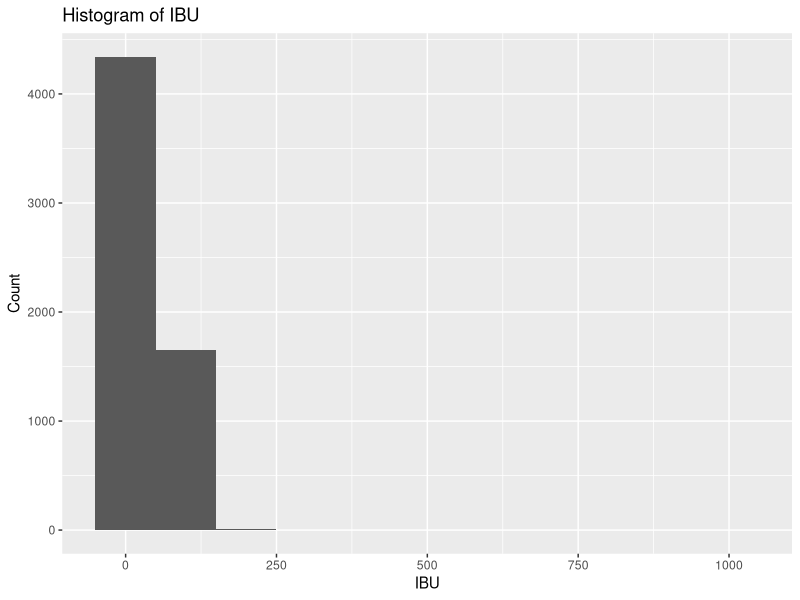
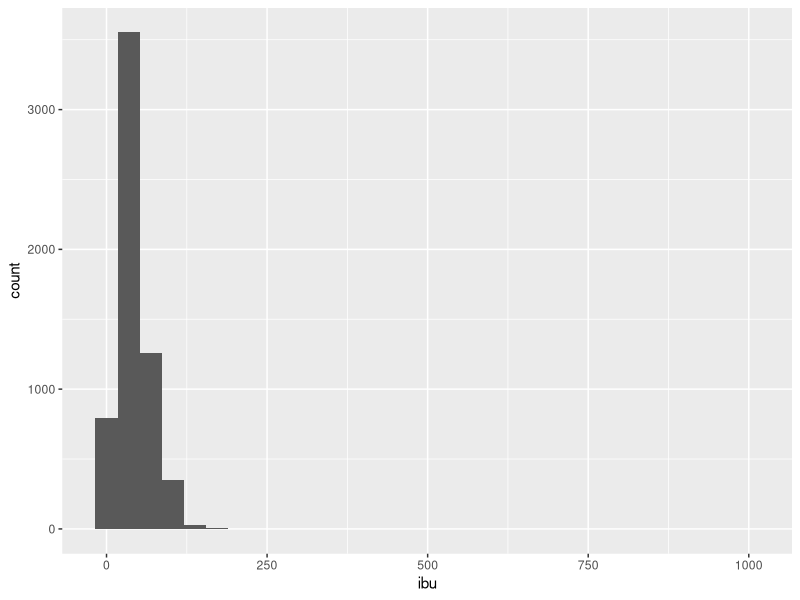
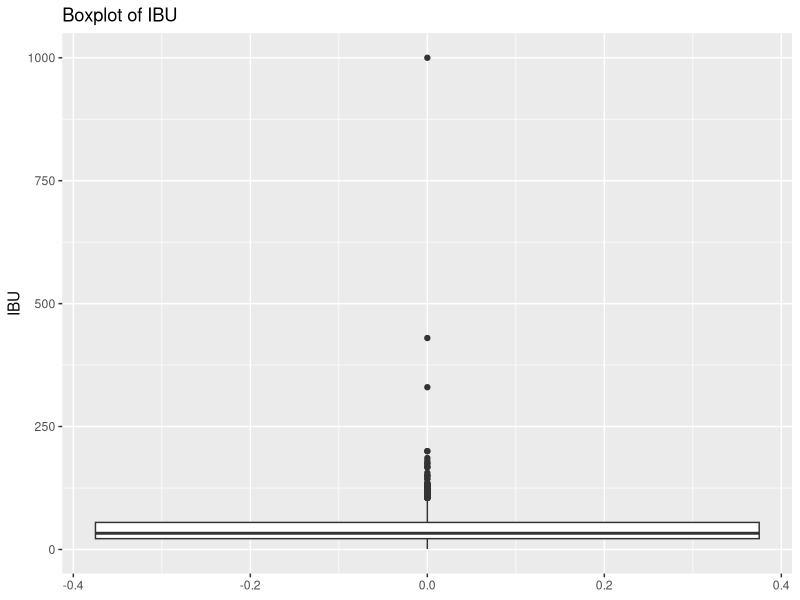
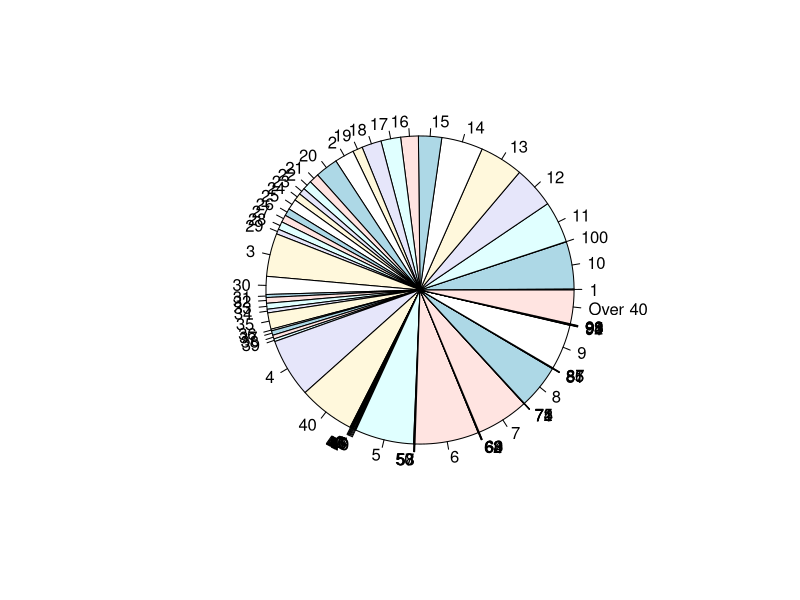
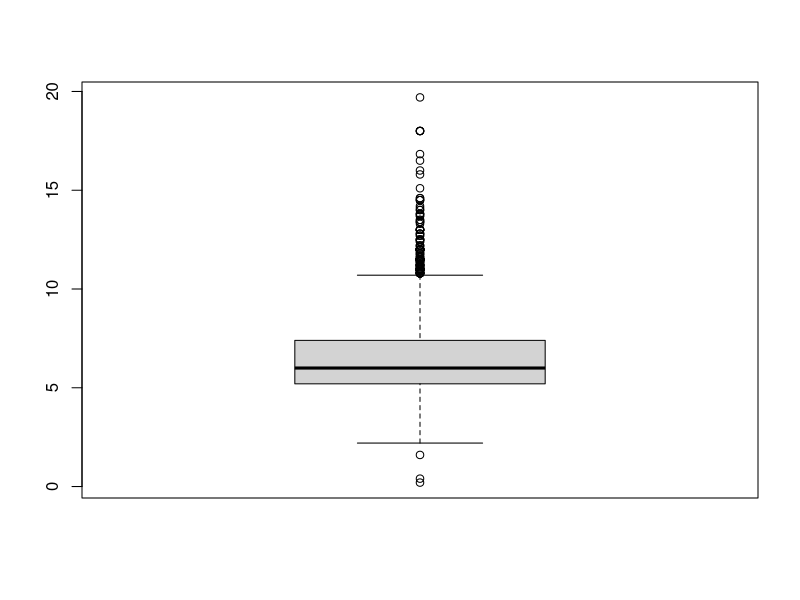
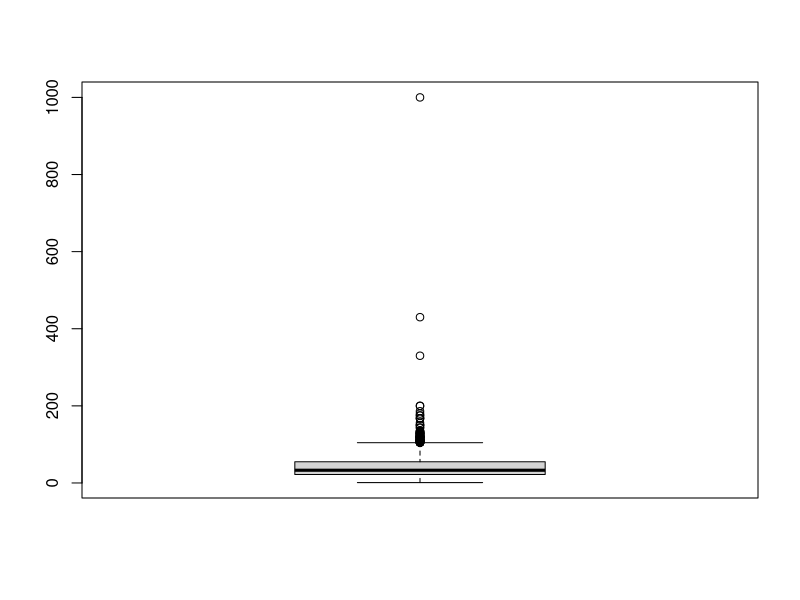
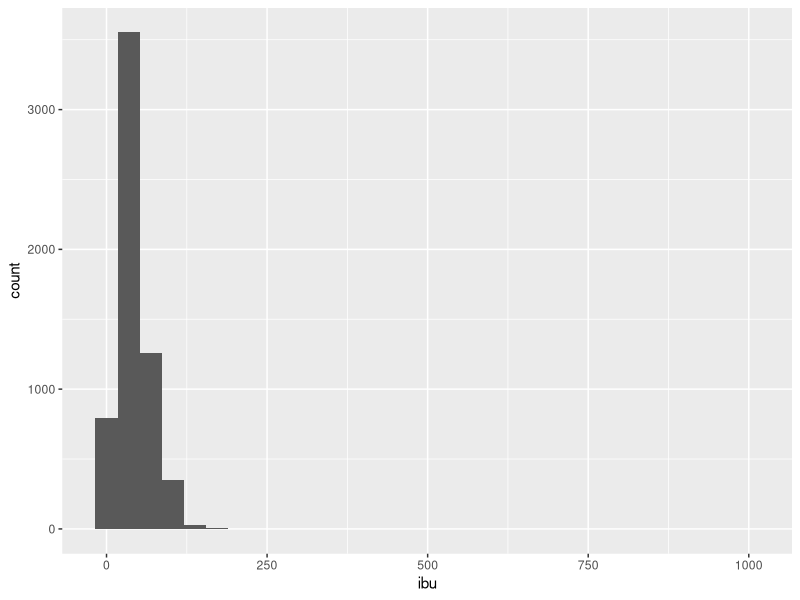

The R script that drew these images, in order:
## ---- chunk 1
install.packages("tidyverse")
library(tidyverse)
install.packages("ggplot2")
library(ggplot2)
## ---- chunk 2

## ---- chunk 3
beerdf = read.csv("beer_train.csv")
#head(beerdf)
View(beerdf)
dim(beerdf)
colnames(beerdf)
## ---- chunk 4
#table(beerdf$isOrganic)
beerdf$isOrganic[which(beerdf$isOrganic=="Y")] <- 1

beerdf$isOrganic[which(beerdf$isOrganic=="N")] <- 0

beerdf$isOrganic <- as.numeric(beerdf$isOrganic)

View(beerdf)
#table(beerdf$isOrganic)
## ---- chunk 5
# Number of missing data values in glass 
sum(beerdf$glass == "")
## ---- chunk 6
beerdf_new <- subset(beerdf, select = -c(available, description, glass, name))

View(beerdf_new)
dim(beerdf_new)
colnames(beerdf_new)
## ---- chunk 7
summary(beerdf_new)
typeof(beerdf_new)
## ---- chunk 8
# IBU Histogram
ggplot(data = beerdf_new, aes(x = ibu)) +
  geom_histogram(binwidth = 100) +
  labs(title = "Histogram of IBU", x = "IBU", y = "Count")
## ---- chunk 9
ggplot(data = beerdf_new, aes(x = ibu)) +
  geom_histogram()
## ---- chunk 10
# Observing Outliers visullay for IBU using Bolxplot
ggplot(data = beerdf_new, aes(y = ibu)) +
  geom_boxplot() +
  labs(title = "Boxplot of IBU", y = "IBU")
## ---- chunk 11
sum(beerdf_new$srm == "Over 40")
## ---- chunk 12
# Number of observations in srm with string value "over 40"
sum(beerdf_new$srm == "Over 40")

beerdf_new$srm[which(beerdf_new$srm=="Y")] <- 1
beerdf_new$isOrganic[which(beerdf_new$isOrganic=="Y")] <- 1

#beerdf_new$srm <- as.data.frame(beerdf_new$srm == "Over 40", "String", "Numerical")

#class_counts <- table(beerdf$srm)
#print(class_counts)

pie(table(beerdf$srm), names(table(beerdf$srm)))
## ---- chunk 13

## ---- chunk 14
boxplot(beerdf_new$abv)
#hist(beerdf_new$abv, main = "Histogram of ABV", xlab = "ABV", ylab = "Frequency")
## ---- chunk 15
boxplot(beerdf_new$ibu)
#hist(beerdf_new$ibu, main = "Histogram of IBU", xlab = "IBU", ylab = "Frequency")
## ---- chunk 16
ggplot(data = beerdf_new, aes(x = ibu)) +
  geom_histogram()
